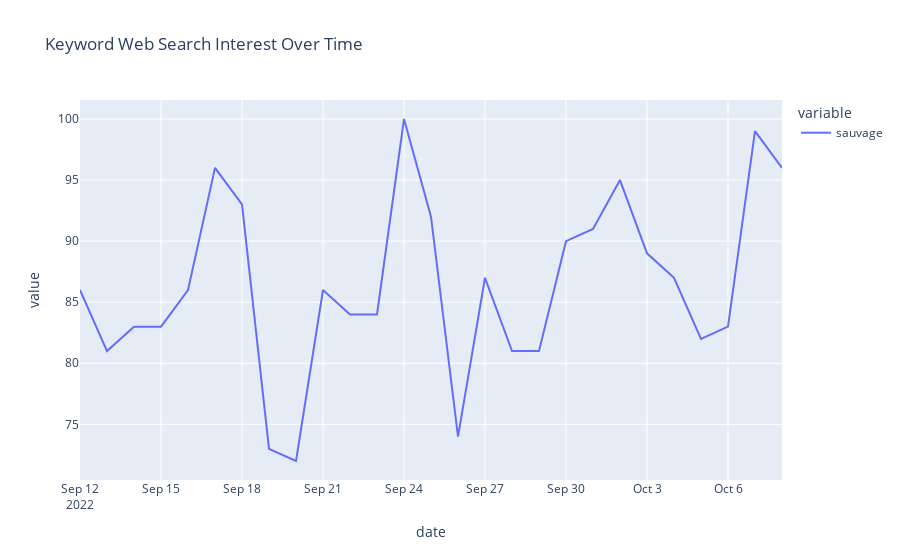

Notebook code for this chart:
### Code cell
data = pytrends.interest_over_time() 
data = data.reset_index() 


import plotly.express as px

fig = px.line(data, x="date", y=['sauvage'], title='Keyword Web Search Interest Over Time')
fig.show()

### Figure 1 — Plotly figure (JSON) as saved in the notebook; plotly's stock layout.template omitted (floating-point values rounded to 4 significant figures)
{"data": [{"hovertemplate": "variable=sauvage<br>date=%{x}<br>value=%{y}<extra></extra>", "legendgroup": "sauvage", "line": {"color": "#636efa", "dash": "solid"}, "marker": {"symbol": "circle"}, "mode": "lines", "name": "sauvage", "orientation": "v", "showlegend": true, "type": "scatter", "x": ["2022-09-12T00:00:00", "2022-09-13T00:00:00", "2022-09-14T00:00:00", "2022-09-15T00:00:00", "2022-09-16T00:00:00", "2022-09-17T00:00:00", "2022-09-18T00:00:00", "2022-09-19T00:00:00", "2022-09-20T00:00:00", "2022-09-21T00:00:00", "2022-09-22T00:00:00", "2022-09-23T00:00:00", "2022-09-24T00:00:00", "2022-09-25T00:00:00", "2022-09-26T00:00:00", "2022-09-27T00:00:00", "2022-09-28T00:00:00", "2022-09-29T00:00:00", "2022-09-30T00:00:00", "2022-10-01T00:00:00", "2022-10-02T00:00:00", "2022-10-03T00:00:00", "2022-10-04T00:00:00", "2022-10-05T00:00:00", "2022-10-06T00:00:00", "2022-10-07T00:00:00", "2022-10-08T00:00:00"], "xaxis": "x", "y": [86, 81, 83, 83, 86, 96, 93, 73, 72, 86, 84, 84, 100, 92, 74, 87, 81, 81, 90, 91, 95, 89, 87, 82, 83, 99, 96], "yaxis": "y"}], "layout": {"legend": {"title": {"text": "variable"}, "tracegroupgap": 0}, "title": {"text": "Keyword Web Search Interest Over Time"}, "xaxis": {"anchor": "y", "domain": [0, 1], "title": {"text": "date"}}, "yaxis": {"anchor": "x", "domain": [0, 1], "title": {"text": "value"}}}}
